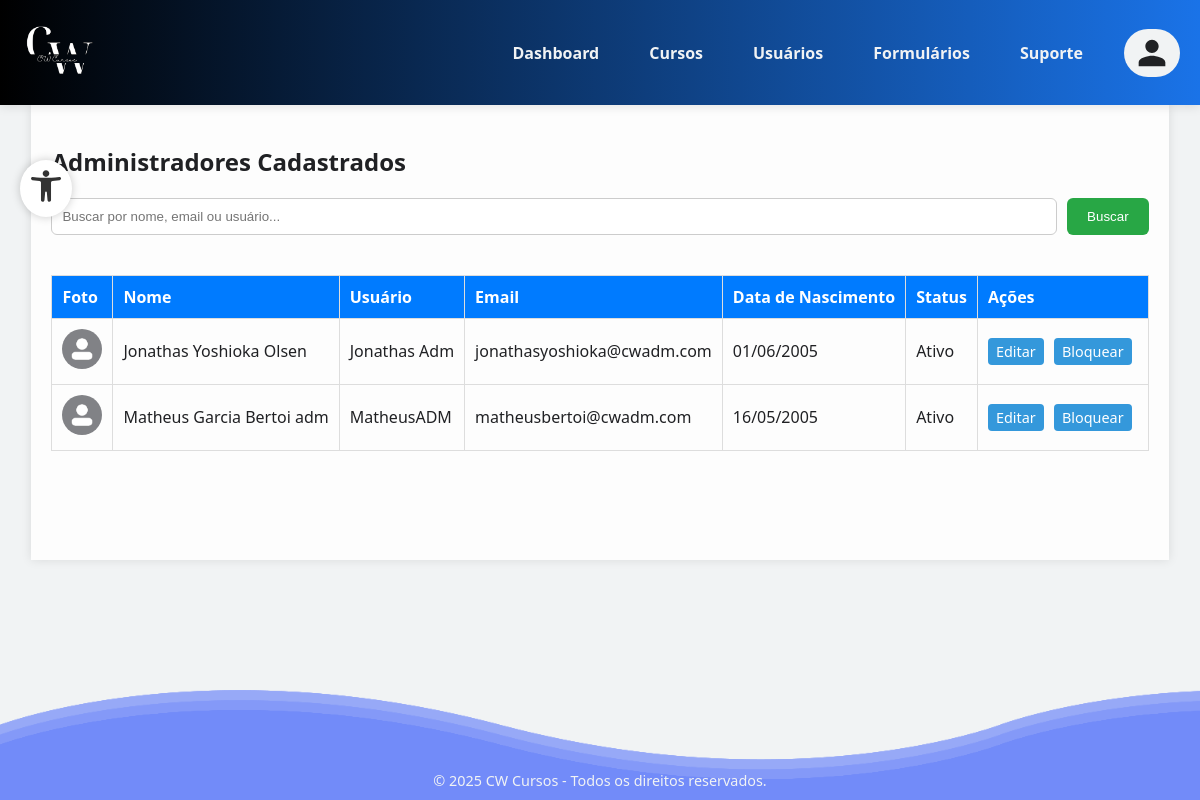
The app's page /administrador/usuarios/administrador/list.php, older data.
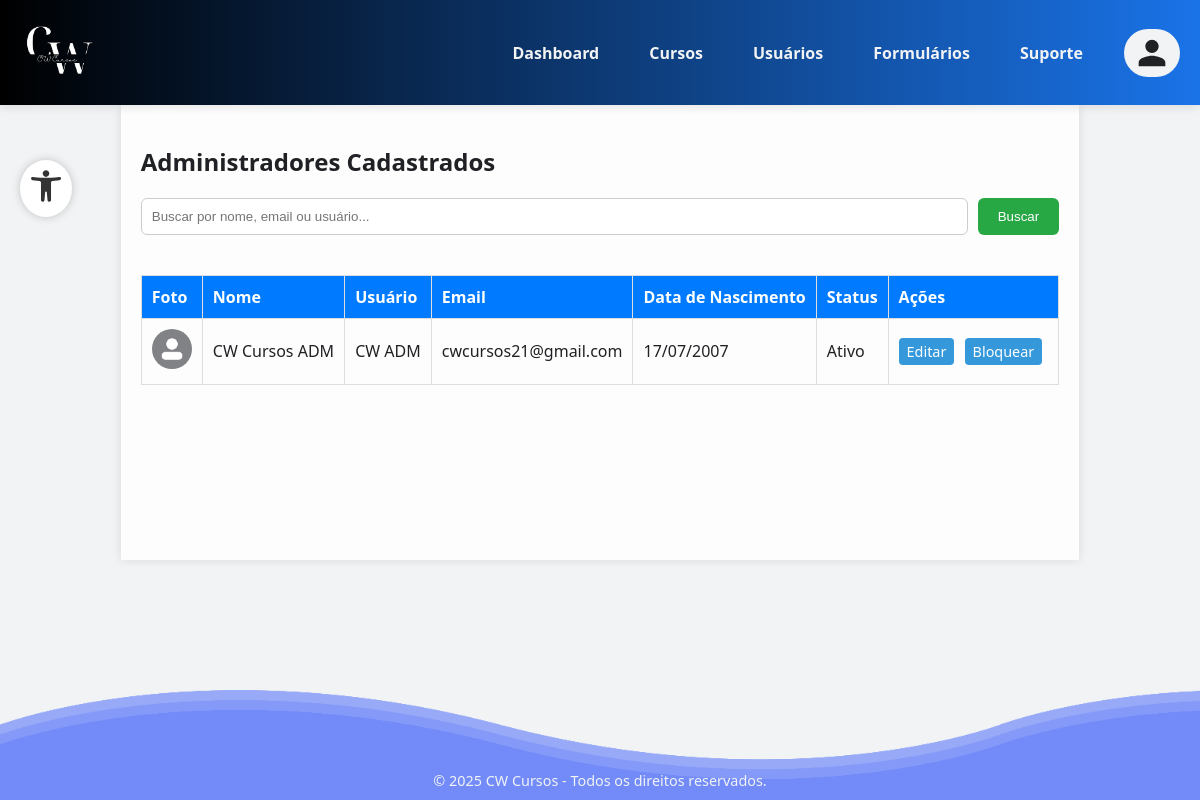
The same page, newer data.
### tables this page shows
CREATE TABLE IF NOT EXISTS `usuarios` (
  `id` int NOT NULL AUTO_INCREMENT,
  `nome` varchar(45) DEFAULT NULL,
  `usuario` varchar(50) DEFAULT NULL,
  `email` varchar(255) DEFAULT NULL,
  `senha` varchar(255) DEFAULT NULL,
  `photo` varchar(255) DEFAULT '/AAP-5_3306/funcoes/uploads/profile/default_profile.jpg',
  `data_nascimento` date DEFAULT NULL,
  `tipo` enum('aluno','professor','administrador') NOT NULL DEFAULT 'aluno',
  `status` enum('ativo','pendente','bloqueado') NOT NULL DEFAULT 'ativo',
  `reset_token_hash` varchar(255) DEFAULT NULL,
  `reset_token_expires_at` datetime DEFAULT NULL,
  `aceitou_termos` tinyint(1) NOT NULL DEFAULT '0',
  `cpf` varchar(14) DEFAULT NULL,
  `rg` varchar(20) DEFAULT NULL,
  `endereco` varchar(255) DEFAULT NULL,
  `telefone` varchar(20) DEFAULT NULL,
  `linkedin` varchar(255) DEFAULT NULL,
  `experiencia` text,
  `area_conhecimento` varchar(100) DEFAULT NULL,
  `disponibilidade` varchar(100) DEFAULT NULL,
  PRIMARY KEY (`id`),
  UNIQUE KEY `email` (`email`),
  UNIQUE KEY `usuario` (`usuario`) USING BTREE
);

### administrador/usuarios/funcoes/listagemUsuarios.php (the view, shortened to what this page needs)
<?php
function listarUsuarios($conexao, $type, $busca = '')
{
    $type = mysqli_real_escape_string($conexao, $type);
    $query = "SELECT * FROM usuarios WHERE tipo = '$type'";
    $query .= " ORDER BY nome ASC";
    $result = mysqli_query($conexao, $query);
    if (mysqli_num_rows($result) > 0) {
        echo '<table>
            <thead>
                <tr>
                    <th>Foto</th>
                    <th>Nome</th>
                    <th>Usuário</th>
                    <th>Email</th>';
        echo '      <th>Data de Nascimento</th>
                    <th>Status</th>
                    <th>Ações</th>
                </tr>
            </thead>
            <tbody>';
        while ($row = mysqli_fetch_assoc($result)) {
            $id = $row['id'];
            $nome = htmlspecialchars($row['nome']);
            $usuario = htmlspecialchars($row['usuario']);
            $email = htmlspecialchars($row['email']);
            $dataNascimento = date('d/m/Y', strtotime($row['data_nascimento']));
            $status = ucfirst($row['status']);
            $photo = htmlspecialchars($row['photo']);
            $btnAcao = $row['status'] === 'bloqueado'
                ? "<a href='../funcoes/acoes/desbloquear.php?id=$id' class='btn-acao'>Desbloquear</a>"
                : "<a href='../funcoes/acoes/bloquear.php?id=$id' class='btn-acao' onclick=\"return confirm('Tem certeza que deseja bloquear este usuário?')\">Bloquear</a>";
            echo "<tr>
                <td><img src='$photo' alt='Foto' width='40' height='40' style='border-radius: 50%;'></td>
                <td>$nome</td>
                <td>$usuario</td>
                <td>$email</td>";
            echo "  <td>$dataNascimento</td>
                <td>$status</td>
                <td>
                    <a href='../funcoes/editar.php?id=$id&type=$type' class='btn-acao'>Editar</a>
                    $btnAcao
                </td>
            </tr>";
        }
        echo '</tbody></table>';
    } else {
        echo "<p>Nenhum $type encontrado.</p>";
    }
}
?>

### administrador/usuarios/administrador/list.php (shortened to what this page needs)
<?php
include '../../../funcoes/conexao.php';
include '../funcoes/listagemUsuarios.php';
$type = $_GET['type'] ?? 'administrador';
$busca = $_GET['busca'] ?? '';
?>
<!DOCTYPE html>
<html lang="pt-BR">
<head>
    <link rel="stylesheet" href="css/list.css">
    <link rel="stylesheet" href="partials/style.css">
</head>
<body>
    <?php include 'partials/header.php'; ?>
    <div class="container">
        <h2><?= ucfirst($type) ?>es Cadastrados</h2>
        <form method="GET" class="form-busca">
            <input type="text" name="busca" placeholder="Buscar por nome, email ou usuário..." value="<?= htmlspecialchars($busca) ?>">
            <button type="submit">Buscar</button>
        </form>
        <?php listarUsuarios($conexao, $type, $busca); ?>
    </div>
    <?php include '../partials/footer.php'; ?>
</body>
</html>

### administrador/usuarios/administrador/partials/header.php (shortened to what this page needs)
<header>
    <div class="logo">
        <a href="../../../TelaInicial/index.php"><img src="../../../images/logocwbranco_transparente.png" alt="Logo CW Cursos"></a>
    </div>
    <nav class="nav-main">
        <ul>
            <li><a href="../../index.php">Dashboard</a></li>
            <li><a href="../../cursos/cursos.php">Cursos</a></li>
            <li><a href="../../usuarios.php">Usuários</a></li>
            <li><a href="../../formularios.php">Formulários</a></li>
            <li><a href="../../suporte.php">Suporte</a></li>
        </ul>
        <div class="btn-alunos">
            <div id="perfilAlunoBtn" class="perfil-aluno-btn">
                <svg xmlns="http://www.w3.org/2000/svg" width="32" height="32" fill="#333" viewBox="0 0 24 24">
                    <path d="M12 12c2.7 0 5-2.3 5-5s-2.3-5-5-5-5 2.3-5 5 2.3 5 5 5zm0 2c-3.3 0-10 1.7-10 5v3h20v-3c0-3.3-6.7-5-10-5z" />
                </svg>
            </div>
        </div>
    </nav>
</header>
<?php include '../../../funcoes/usuario/acessibilidade.php'; ?>

### funcoes/usuario/acessibilidade.php (shortened to what this page needs)
<div id="btnAcessibilidade" class="icone-acessibilidade" title="Acessibilidade">
</div>

### administrador/usuarios/partials/footer.php (shortened to what this page needs)
<section class="waves">
    <div class="wave wave1"></div>
    <footer>
        &copy; 2025 CW Cursos - Todos os direitos reservados.
    </footer>
</section>

### administrador/usuarios/administrador/css/list.css (style rules this page uses)
.container { max-width: 1000px; margin: 30px auto; padding: 20px; background: #fdfdfd; box-shadow: 0 0 10px rgba(0,0,0,0.1); }
table { width: 100%; border-collapse: collapse; margin-top: 20px; }
thead { background-color: #007BFF; color: white; }
td, th { padding: 10px; border: 1px solid #ddd; text-align: left; }
.form-busca { margin-bottom: 20px; display: flex; gap: 10px; }
.form-busca input[type="text"] { padding: 10px; flex: 1; border: 1px solid #ccc; border-radius: 6px; }
.form-busca button { padding: 10px 20px; background-color: #28a745; color: white; border: none; border-radius: 6px; cursor: pointer; }
.btn-acao { margin-right: 6px; padding: 4px 8px; background-color: #3498db; color: white; text-decoration: none; border-radius: 4px; font-size: 0.9em; }

### administrador/usuarios/administrador/partials/style.css (style rules this page uses)
:root { --azul: #1A73E8; --cinza-claro: #F1F3F4; --cinza-escuro: #202124; --amarelo: #FFB400; }
html, body { height: 100%; margin: 0; display: flex; flex-direction: column; }
body { font-family: 'Segoe UI', Tahoma, Geneva, Verdana, sans-serif; background-color: var(--cinza-claro); color: var(--cinza-escuro); }
.icone-acessibilidade { position: fixed; top: 10rem; left: 20px; z-index: 9999; background-color: white; border-radius: 50%; padding: 10px; box-shadow: 0 0 10px rgba(0, 0, 0, 0.2); cursor: pointer; }
.container { flex: 1; display: flex; flex-direction: column; max-width: 1200px; margin: 0 auto; margin-bottom: 5rem; }
header { background: linear-gradient(90deg, #000000, var(--azul)); color: var(--cinza-claro); display: flex; justify-content: space-between; align-items: center; padding: 20px; box-shadow: 0 2px 10px rgba(0, 0, 0, 0.1); position: relative; }
.logo img { height: 60px; width: auto; border-radius: 50%; transition: transform 0.3s ease; cursor: pointer; }
.nav-main { display: flex; }
.nav-main ul { list-style: none; padding: 0; margin: 0; margin-right: 1rem; display: flex; align-items: center; }
.nav-main ul li { margin: 0 15px; }
.nav-main ul li a { display: inline-block; color: var(--cinza-claro); text-decoration: none; font-weight: 600; padding: 5px 10px; border-radius: 5px; transition: 0.2s; }
.perfil-aluno-btn { display: flex; align-items: center; gap: 8px; cursor: pointer; background-color: var(--cinza-claro); padding: 8px 12px; border-radius: 30px; transition: 0.2s; }
.perfil-aluno-btn svg { fill: var(--cinza-escuro); transition: fill 0.3s ease; }
.waves { position: relative; width: 100%; height: 100px; margin-top: 60px; }
.waves footer { position: absolute; bottom: 0; width: 100%; text-align: center; font-size: 0.9rem; color: var(--cinza-claro); padding: 10px 0; z-index: 1001; }
section .wave { position: absolute; bottom: 0; left: 0; width: 100%; height: 90px; background: url(../../../images/wave.png); filter: invert(32%) sepia(91%) saturate(3683%) hue-rotate(204deg) brightness(97%) contrast(101%); background-size: 1000px 100px; }
section .wave.wave1 { animation: animate 30s linear infinite; z-index: 1000; opacity: 1; animation-delay: 0s; bottom: 0; }

Row changes from the older to the newer data that the page shows:
removed usuarios: photo (placeholder picture), nome "Jonathas Yoshioka Olsen", usuario "Jonathas Adm", email "jonathasyoshioka@cwadm.com", data_nascimento "01/06/2005", status "Ativo"
removed usuarios: photo (placeholder picture), nome "Matheus Garcia Bertoi adm", usuario "MatheusADM", email "matheusbertoi@cwadm.com", data_nascimento "16/05/2005", status "Ativo"
added usuarios: nome "CW Cursos ADM", usuario "CW ADM", email "cwcursos21@gmail.com", data_nascimento "17/07/2007", status "Ativo"
